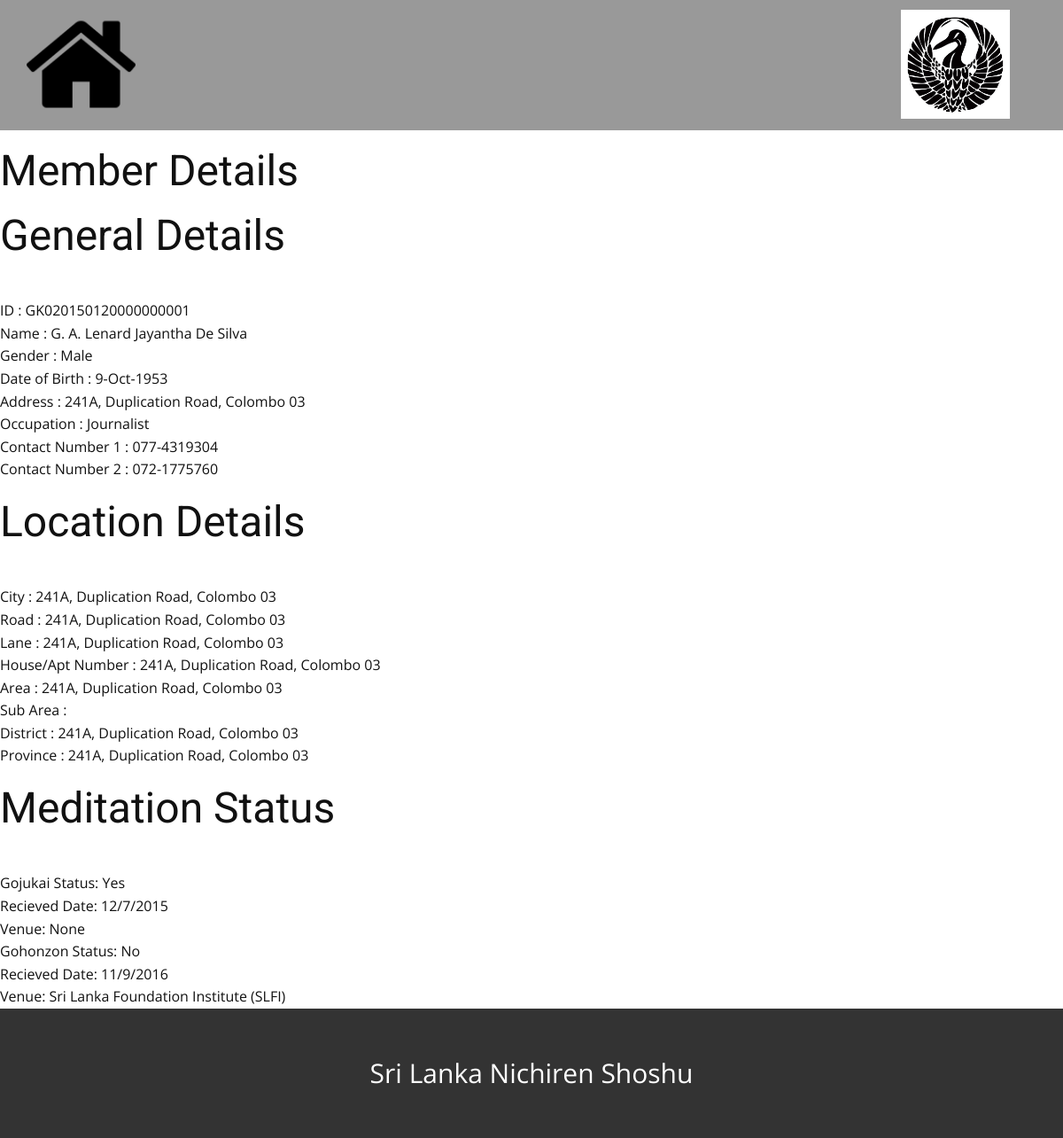
Screenshot of /member-view/1 with the database file from the repository.
### members/models.py (models this page shows)
class Member(models.Model):
    memberId = models.CharField(max_length=200, null=True)
    name = models.CharField(max_length=200, null=True)
    gender = models.CharField(max_length=200, null=True)
    dateOfBirth = models.CharField(max_length=200, null=True)
    address = models.CharField(max_length=200, null=True)
    area = models.CharField(max_length=200, null=True)
    houseAptNo = models.CharField(max_length=200, null=True)
    lane = models.CharField(max_length=200, null=True)
    road = models.CharField(max_length=200, null=True)
    subArea = models.CharField(max_length=200, null=True)
    city = models.CharField(max_length=200, null=True)
    district = models.CharField(max_length=200, null=True)
    province = models.CharField(max_length=200, null=True)
    occupation = models.CharField(max_length=200, null=True)
    contactNumber = models.CharField(max_length=200, null=True)
    secondaryContactNumber = models.CharField(max_length=200, null=True)
    gojukaiStatus = models.CharField(max_length=200, null=True)
    gojukaiReceivedDate = models.CharField(max_length=200, null=True)
    gojukaiVenue = models.CharField(max_length=200, null=True)
    gohonzonStatus = models.CharField(max_length=200, null=True)
    gohonzonReceivedDate = models.CharField(max_length=200, null=True)
    gohonzonVenue = models.CharField(max_length=200, null=True)
    nameOftheSponsor = models.CharField(max_length=200, null=True)
    addressOfSponsor = models.CharField(max_length=200, null=True)
    sponsorContactNumber = models.CharField(max_length=200, null=True)

### members/views.py (the view)
# urls.py: path('member-view/<str:memberId>', views.viewMember, name='member-details'),
def viewMember(Request, memberId):
    member = Member.objects.get(id = memberId)
    return render(Request, 'members/member-details.html', { 'member': member })

### members/templates/members/member-details.html
{% extends 'common/main.html' %}
{% block content %}
<h1>Member Details</h1>
    {% if member %}
        <h1> General Details </h1><br>
        ID : {{member.memberId}}<br>
        Name : {{member.name}}<br>
        Gender : {{member.gender}}<br>
        Date of Birth : {{member.dateOfBirth}}<br>
        Address : {{member.address}}<br>
        Occupation : {{member.occupation}}<br>
        Contact Number 1 : {{member.contactNumber}}<br>
        Contact Number 2 : {{member.secondaryContactNumber}}<br>
        <h1> Location Details </h1><br>
        City : {{member.city}}<br>
        Road : {{member.road}}<br>
        Lane : {{member.lane}}<br>
        House/Apt Number : {{member.houseAptNo}}<br>
        Area : {{member.area}}<br>
        Sub Area : {{member.subarea}}<br>
        District : {{member.district}}<br>
        Province : {{member.province}}<br>
        <h1>Meditation Status </h1><br>
        Gojukai Status: {{member.gojukaiStatus}}<br>
        Recieved Date: {{member.gojukaiReceivedDate}}<br>
        Venue: {{member.gojukaiVenue}}<br>
        Gohonzon Status: {{member.gohonzonStatus}}<br>
        Recieved Date: {{member.gohonzonReceivedDate}}<br>
        Venue: {{member.gohonzonVenue}}<br>
    {% else  %}
        <h1> NO DATA AVAILABLE OR SERVER DOWN</h1>
    {% endif %}
{% endblock %}

### login/templates/common/main.html (shortened to what this page needs)
{% load static %}
<!DOCTYPE html>
<html style="font-size: 16px;">
  <head>
    <link rel="stylesheet" href="{% static '/css/common/nicepage.css' %}" media="screen">
    <link rel="stylesheet" href="{% static '/css/common/Home.css' %}" media="screen">
  </head>
  <body class="u-body"><header class=" u-clearfix u-header u-section-row-container" id="sec-9127"><div class="u-section-rows">
        <div class="u-clearfix u-grey-40 u-section-row u-section-row-1" data-animation-name="" data-animation-duration="0" data-animation-delay="0" data-animation-direction="" id="sec-6dc2">
          <div class="u-clearfix u-sheet u-sheet-1">
            <a class="u-image u-logo u-image-1" data-image-width="512" data-image-height="512">
              <img src="{% static 'images/25694.png' %}" class="u-logo-image u-logo-image-1" data-image-width="123.05">
            </a>
            <a class="u-image u-logo u-image-2" data-image-width="480" data-image-height="480">
              <img src="{% static 'images/logo.jpeg'%}" class="u-logo-image u-logo-image-2" data-image-width="123.05">
            </a>
          </div>
        </div>
        {% block content %}{% endblock %}
        </div>
      </div></header>
    <footer class="u-align-center u-clearfix u-footer u-grey-80 u-footer" id="sec-d781"><div class="u-clearfix u-sheet">
        <p class="u-small-text u-text u-text-variant u-text-1">Sri Lanka Nichiren Shoshu</p>
      </div></footer>
  </body>
</html>

### rows the page displays
Member: memberId "GK020150120000000001", name "G. A. Lenard Jayantha De Silva", gender "Male", dateOfBirth "9-Oct-1953", address "241A, Duplication Road, Colombo 03", occupation "Journalist", contactNumber "077-4319304", secondaryContactNumber "072-1775760", city "241A, Duplication Road, Colombo 03", road "241A, Duplication Road, Colombo 03", lane "241A, Duplication Road, Colombo 03", houseAptNo "241A, Duplication Road, Colombo 03", area "241A, Duplication Road, Colombo 03", district "241A, Duplication Road, Colombo 03", province "241A, Duplication Road, Colombo 03", gojukaiStatus "Yes", gojukaiReceivedDate "12/7/2015", gojukaiVenue "None", gohonzonStatus "No", gohonzonReceivedDate "11/9/2016", gohonzonVenue "Sri Lanka Foundation Institute (SLFI)"
